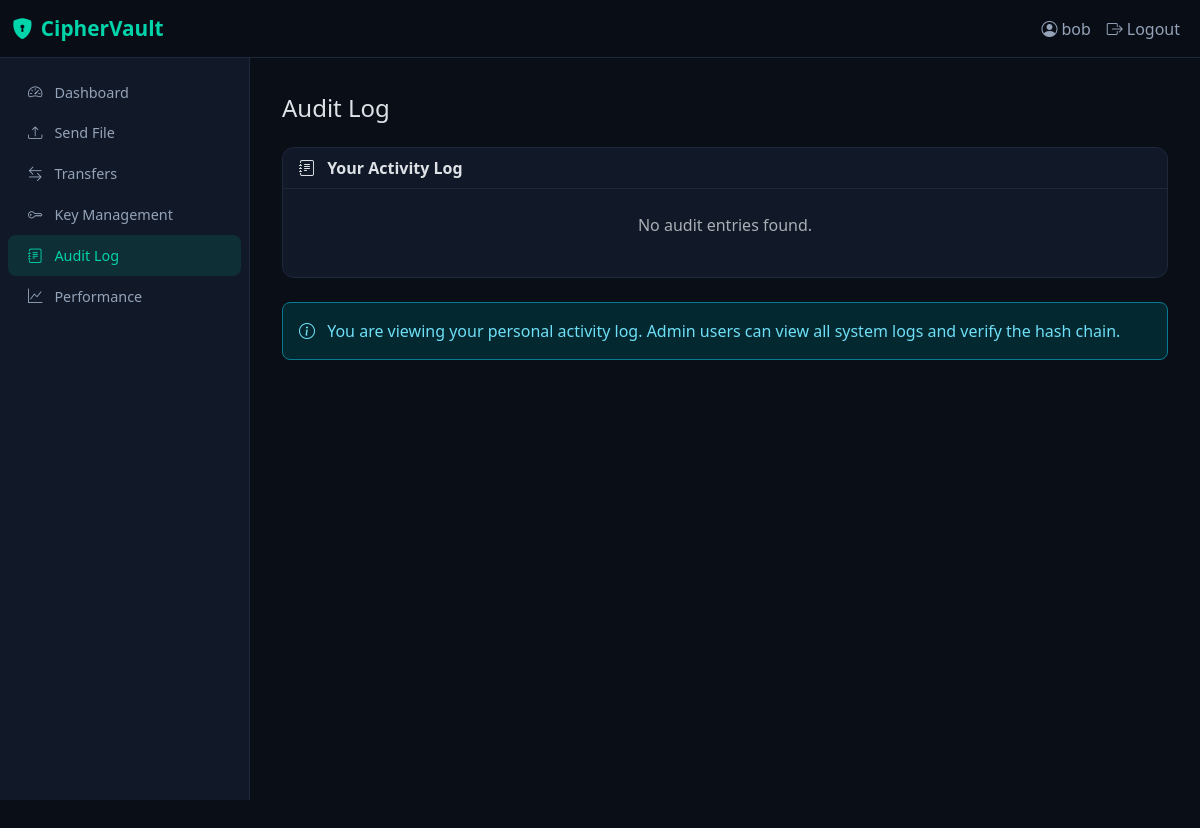
The page /audit/ (signed in) on the database as committed earlier.
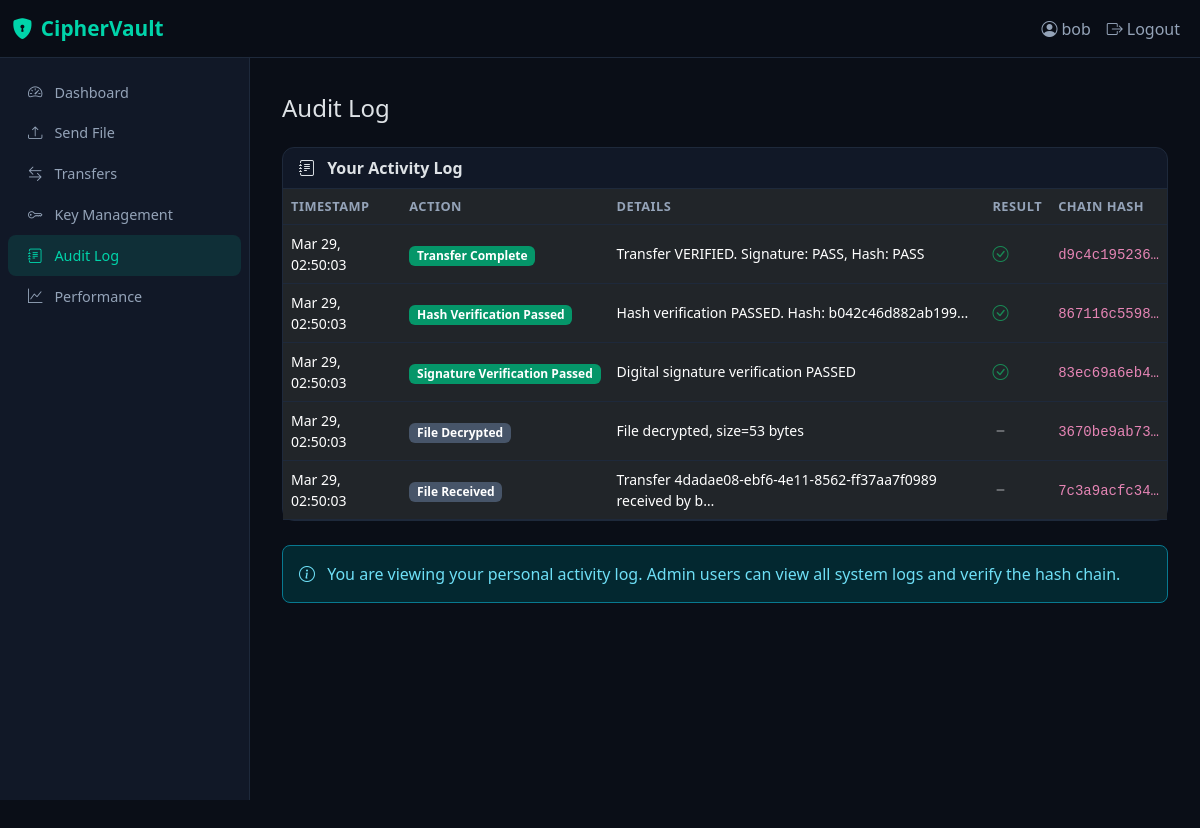
The same page on the database as committed later.
### core/models.py (models this page shows, shortened)
class AuditLog(models.Model):
    ACTIONS = [
        ('auth_login', 'User Login'),
        ('auth_logout', 'User Logout'),
        ('auth_fail', 'Authentication Failed'),
        ('file_upload', 'File Uploaded'),
        ('file_encrypt', 'File Encrypted'),
        ('file_send', 'File Sent'),
        ('file_receive', 'File Received'),
        ('file_decrypt', 'File Decrypted'),
        ('hash_verify_pass', 'Hash Verification Passed'),
        ('hash_verify_fail', 'Hash Verification Failed'),
        ('sig_verify_pass', 'Signature Verification Passed'),
        ('sig_verify_fail', 'Signature Verification Failed'),
        ('key_generate', 'Key Generated'),
        ('key_rotate', 'Key Rotated'),
        ('key_revoke', 'Key Revoked'),
        ('transfer_complete', 'Transfer Complete'),
        ('transfer_reject', 'Transfer Rejected'),
        ('integrity_fail', 'Integrity Check Failed'),
        ('attack_detected', 'Potential Attack Detected'),
    ]
    id = models.UUIDField(primary_key=True, default=uuid.uuid4, editable=False)
    timestamp = models.DateTimeField(auto_now_add=True)
    action = models.CharField(max_length=30, choices=ACTIONS)
    actor = models.ForeignKey(User, on_delete=models.SET_NULL, null=True, blank=True, related_name='audit_logs')
    target_user = models.ForeignKey(User, on_delete=models.SET_NULL, null=True, blank=True, related_name='targeted_logs')
    transfer = models.ForeignKey(FileTransfer, on_delete=models.SET_NULL, null=True, blank=True)
    file_hash = models.CharField(max_length=64, blank=True)
    details = models.TextField(blank=True)
    ip_address = models.GenericIPAddressField(null=True, blank=True)
    verification_result = models.BooleanField(null=True, blank=True)
    chain_hash = models.CharField(max_length=64, help_text="Hash chain: SHA256(prev_hash + current_data)")
    previous_hash = models.CharField(max_length=64, blank=True, default='GENESIS')
    class Meta:
        ordering = ['timestamp']
        get_latest_by = 'timestamp'

### core/views.py (the view)
# urls.py: path('audit/', views.audit_log_view, name='audit_log'),
@login_required
def audit_log_view(request):
    if not request.user.is_staff:
        logs = AuditLog.objects.filter(actor=request.user).order_by('-timestamp')[:100]
        chain_status = None
    else:
        logs = AuditLog.objects.order_by('-timestamp')[:200]
        chain_status = LoggingEngine.verify_chain()
    return render(request, 'core/audit_log.html', {
        'logs': logs,
        'chain_status': chain_status,
        'is_admin': request.user.is_staff,
    })

### core/templatetags/vault_tags.py (called while the page is built)
@register.filter
def action_badge(action):
    if 'fail' in action or 'reject' in action or 'attack' in action:
        return 'bg-danger'
    elif 'pass' in action or 'complete' in action or 'login' in action:
        return 'bg-success'
    elif 'generate' in action or 'rotate' in action:
        return 'bg-info'
    else:
        return 'bg-secondary'

### core/templates/core/audit_log.html (shortened to what this page needs)
{% extends "core/base.html" %}
{% load vault_tags %}
{% block nav_audit %}active{% endblock %}
{% block content %}
<div class="d-flex justify-content-between align-items-center mb-4">
    <h4 class="mb-0">Audit Log</h4>
</div>
<div class="card">
    <div class="card-header">
        <i class="bi bi-journal-text me-2"></i>
        {% if is_admin %}All System Logs{% else %}Your Activity Log{% endif %}
    </div>
    <div class="card-body p-0">
        {% if logs %}
        <div class="table-responsive">
            <table class="table table-hover mb-0">
                <thead>
                    <tr>
                        <th>Timestamp</th>
                        <th>Action</th>
                        <th>Details</th>
                        <th>Result</th>
                        <th>Chain Hash</th>
                    </tr>
                </thead>
                <tbody>
                    {% for log in logs %}
                    <tr>
                        <td class="small">{{ log.timestamp|date:"M d, H:i:s" }}</td>
                        <td><span class="badge {{ log.action|action_badge }}">{{ log.get_action_display }}</span></td>
                        <td class="small">{{ log.details|truncatechars:60 }}</td>
                        <td>
                            {% if log.verification_result is True %}
                            <i class="bi bi-check-circle text-success"></i>
                            {% elif log.verification_result is False %}
                            <i class="bi bi-x-circle text-danger"></i>
                            {% else %}
                            <i class="bi bi-dash text-muted"></i>
                            {% endif %}
                        </td>
                        <td><code class="small">{{ log.chain_hash|truncatechars:12 }}</code></td>
                    </tr>
                    {% endfor %}
                </tbody>
            </table>
        </div>
        {% else %}
        <p class="text-muted text-center py-4">No audit entries found.</p>
        {% endif %}
    </div>
</div>
{% if not is_admin %}
<div class="alert alert-info mt-4">
    <i class="bi bi-info-circle me-2"></i>
    You are viewing your personal activity log. Admin users can view all system logs and verify the hash chain.
</div>
{% endif %}
{% endblock %}

### core/templates/core/base.html (shortened to what this page needs)
{% load vault_tags %}
<!DOCTYPE html>
<html lang="en" data-bs-theme="dark">
<head>
    <link href="https://cdn.jsdelivr.net/npm/bootstrap@5.3.2/dist/css/bootstrap.min.css" rel="stylesheet">
    <link href="https://cdn.jsdelivr.net/npm/bootstrap-icons@1.11.2/font/bootstrap-icons.min.css" rel="stylesheet">
</head>
<body>
    <nav class="navbar navbar-expand-lg fixed-top">
        <div class="container-fluid">
            <a class="navbar-brand" href="{% url 'dashboard' %}">
                <i class="bi bi-shield-lock-fill me-2"></i>CipherVault
            </a>
            <div class="collapse navbar-collapse" id="navContent">
                <ul class="navbar-nav ms-auto">
                    {% if user.is_authenticated %}
                    <li class="nav-item">
                        <span class="nav-link">
                            <i class="bi bi-person-circle me-1"></i>{{ user.username }}
                        </span>
                    </li>
                    <li class="nav-item">
                        <a class="nav-link" href="{% url 'logout' %}">
                            <i class="bi bi-box-arrow-right me-1"></i>Logout
                        </a>
                    </li>
                    {% endif %}
                </ul>
            </div>
        </div>
    </nav>
    {% if user.is_authenticated %}
    <div class="sidebar">
        <nav class="nav flex-column">
            <a class="nav-link {% block nav_dashboard %}{% endblock %}" href="{% url 'dashboard' %}">
                <i class="bi bi-speedometer2"></i> Dashboard
            </a>
            <a class="nav-link {% block nav_send %}{% endblock %}" href="{% url 'send_file' %}">
                <i class="bi bi-upload"></i> Send File
            </a>
            <a class="nav-link {% block nav_transfers %}{% endblock %}" href="{% url 'transfer_list' %}">
                <i class="bi bi-arrow-left-right"></i> Transfers
            </a>
            <a class="nav-link {% block nav_keys %}{% endblock %}" href="{% url 'key_management' %}">
                <i class="bi bi-key"></i> Key Management
            </a>
            <a class="nav-link {% block nav_audit %}{% endblock %}" href="{% url 'audit_log' %}">
                <i class="bi bi-journal-text"></i> Audit Log
            </a>
            <a class="nav-link {% block nav_performance %}{% endblock %}" href="{% url 'performance' %}">
                <i class="bi bi-graph-up"></i> Performance
            </a>
        </nav>
    </div>
    {% endif %}
    <div class="{% if user.is_authenticated %}main-content{% else %}container{% endif %}" style="margin-top: 70px;">
        {% block content %}{% endblock %}
    </div>
</body>
</html>

### core/templates/core/base.html (style rules this page uses)
:root { --cv-primary: #00d4aa; --cv-dark: #0a0e17; --cv-card: #111827; --cv-border: #1e293b; }
body { background: var(--cv-dark); font-family: 'Segoe UI', system-ui, -apple-system, sans-serif; min-height: 100vh; }
.navbar { background: rgba(10, 14, 23, 0.95) !important; backdrop-filter: blur(10px); border-bottom: 1px solid var(--cv-border); }
.navbar-brand { color: var(--cv-primary) !important; font-weight: 700; font-size: 1.3rem; }
.nav-link { color: #94a3b8 !important; transition: color 0.2s; }
.nav-link:hover, .nav-link.active { color: var(--cv-primary) !important; }
.card { background: var(--cv-card); border: 1px solid var(--cv-border); border-radius: 12px; }
.card-header { background: transparent; border-bottom: 1px solid var(--cv-border); font-weight: 600; }
.badge.bg-success { background: #059669 !important; }
.badge.bg-secondary { background: #475569 !important; }
.table { color: #e2e8f0; }
.table th { border-color: var(--cv-border); color: #94a3b8; font-weight: 600; font-size: 0.8rem; text-transform: uppercase; letter-spacing: 0.5px; }
.table td { border-color: var(--cv-border); vertical-align: middle; }
.alert { border-radius: 8px; }
.sidebar { position: fixed; top: 56px; left: 0; width: 250px; height: calc(100vh - 56px); background: var(--cv-card); border-right: 1px solid var(--cv-border); padding-top: 1rem; z-index: 100; }
.sidebar .nav-link { padding: 0.6rem 1.25rem; font-size: 0.9rem; display: flex; align-items: center; gap: 0.75rem; border-radius: 0; margin: 0 0.5rem; border-radius: 8px; }
.sidebar .nav-link.active { background: rgba(0, 212, 170, 0.12); }
.main-content { margin-left: 250px; padding: 2rem; padding-top: 1.5rem; }

Rows that differ between the two databases and show on the page:
added AuditLog: timestamp "Mar 29, 02:50:03", action "Transfer Complete", details "Transfer VERIFIED. Signature: PASS, Hash: PASS", verification_result True (drawn), chain_hash "d9c4c195236…"
added AuditLog: timestamp "Mar 29, 02:50:03", action "Hash Verification Passed", details "Hash verification PASSED. Hash: b042c46d882ab199...", verification_result True (drawn), chain_hash "867116c5598…"
added AuditLog: timestamp "Mar 29, 02:50:03", action "Signature Verification Passed", details "Digital signature verification PASSED", verification_result True (drawn), chain_hash "83ec69a6eb4…"
added AuditLog: timestamp "Mar 29, 02:50:03", action "File Decrypted", details "File decrypted, size=53 bytes", chain_hash "3670be9ab73…"
added AuditLog: timestamp "Mar 29, 02:50:03", action "File Received", details "Transfer 4dadae08-ebf6-4e11-8562-ff37aa7f0989 received by b…", chain_hash "7c3a9acfc34…"
Other text that changed with them:
text no longer shown: "No audit entries found."
text now shown: "TIMESTAMP ACTION DETAILS RESULT CHAIN HASH"
